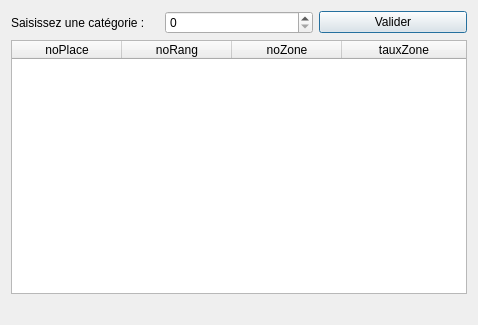
<?xml version="1.0" encoding="UTF-8"?>
<ui version="4.0">
 <class>fct_fournie_2</class>
 <widget class="QDialog" name="fct_fournie_2">
  <property name="geometry">
   <rect>
    <x>0</x>
    <y>0</y>
    <width>478</width>
    <height>325</height>
   </rect>
  </property>
  <property name="windowTitle">
   <string>Liste et taux des places d'une zone</string>
  </property>
  <layout class="QVBoxLayout" name="verticalLayout">
   <item>
    <layout class="QHBoxLayout" name="horizontalLayout">
     <item>
      <widget class="QLabel" name="label">
       <property name="text">
        <string>Saisissez une catégorie :</string>
       </property>
      </widget>
     </item>
     <item>
      <widget class="QSpinBox" name="spinBox"/>
     </item>
     <item>
      <widget class="QPushButton" name="pushButton">
       <property name="text">
        <string>Valider</string>
       </property>
      </widget>
     </item>
    </layout>
   </item>
   <item>
    <widget class="QTableWidget" name="table_fct_fournie_2">
     <attribute name="horizontalHeaderDefaultSectionSize">
      <number>110</number>
     </attribute>
     <attribute name="horizontalHeaderMinimumSectionSize">
      <number>50</number>
     </attribute>
     <attribute name="horizontalHeaderStretchLastSection">
      <bool>true</bool>
     </attribute>
     <attribute name="verticalHeaderVisible">
      <bool>false</bool>
     </attribute>
     <column>
      <property name="text">
       <string>noPlace</string>
      </property>
     </column>
     <column>
      <property name="text">
       <string>noRang</string>
      </property>
     </column>
     <column>
      <property name="text">
       <string>noZone</string>
      </property>
     </column>
     <column>
      <property name="text">
       <string>tauxZone</string>
      </property>
     </column>
    </widget>
   </item>
   <item>
    <widget class="QLabel" name="label_fct_fournie_2">
     <property name="text">
      <string/>
     </property>
     <property name="alignment">
      <set>Qt::AlignCenter</set>
     </property>
    </widget>
   </item>
  </layout>
 </widget>
 <resources/>
 <connections>
  <connection>
   <sender>pushButton</sender>
   <signal>clicked()</signal>
   <receiver>fct_fournie_2</receiver>
   <slot>refreshResult()</slot>
   <hints>
    <hint type="sourcelabel">
     <x>437</x>
     <y>21</y>
    </hint>
    <hint type="destinationlabel">
     <x>91</x>
     <y>1</y>
    </hint>
   </hints>
  </connection>
 </connections>
 <slots>
  <slot>refreshResult()</slot>
 </slots>
</ui>
